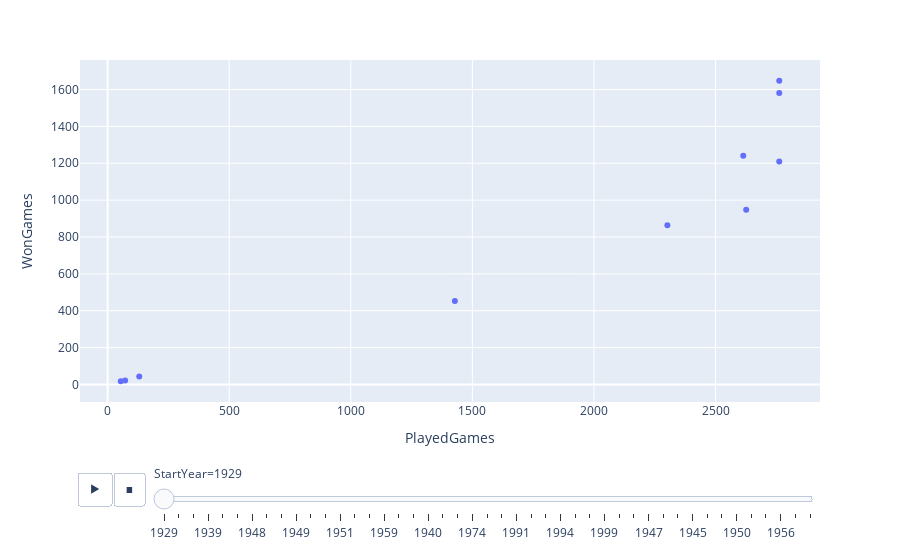

Notebook cell for this chart:
### Code cell
px.scatter(x= 'PlayedGames',y = 'WonGames',animation_frame="StartYear",data_frame = df2,hover_name ="Team")

### Figure 1 — Plotly figure (JSON) as saved in the notebook; plotly's stock layout.template omitted (floating-point values rounded to 4 significant figures)
{"data": [{"hovertemplate": "<b>%{hovertext}</b><br><br>StartYear=1929<br>PlayedGames=%{x}<br>WonGames=%{y}<extra></extra>", "hovertext": ["Team 1", "Team 2", "Team 3", "Team 5", "Team 7", "Team 8", "Team 14", "Team 45", "Team 52", "Team 54"], "legendgroup": "", "marker": {"color": "#636efa", "symbol": "circle"}, "mode": "markers", "name": "", "orientation": "v", "showlegend": false, "type": "scatter", "x": [2762, 2762, 2614, 2762, 2626, 2302, 1428, 130, 72, 54], "xaxis": "x", "y": [1647, 1581, 1241, 1209, 948, 864, 453, 43, 21, 18], "yaxis": "y"}], "layout": {"legend": {"tracegroupgap": 0}, "margin": {"t": 60}, "sliders": [{"active": 0, "currentvalue": {"prefix": "StartYear="}, "len": 0.9, "pad": {"b": 10, "t": 60}, "steps": [{"args": [["1929"], {"frame": {"duration": 0, "redraw": false}, "fromcurrent": true, "mode": "immediate", "transition": {"duration": 0, "easing": "linear"}}], "label": "1929", "method": "animate"}, {"args": [["1931"], {"frame": {"duration": 0, "redraw": false}, "fromcurrent": true, "mode": "immediate", "transition": {"duration": 0, "easing": "linear"}}], "label": "1931", "method": "animate"}, {"args": [["1934"], {"frame": {"duration": 0, "redraw": false}, "fromcurrent": true, "mode": "immediate", "transition": {"duration": 0, "easing": "linear"}}], "label": "1934", "method": "animate"}, {"args": [["1939"], {"frame": {"duration": 0, "redraw": false}, "fromcurrent": true, "mode": "immediate", "transition": {"duration": 0, "easing": "linear"}}], "label": "1939", "method": "animate"}, {"args": [["1932"], {"frame": {"duration": 0, "redraw": false}, "fromcurrent": true, "mode": "immediate", "transition": {"duration": 0, "easing": "linear"}}], "label": "1932", "method": "animate"}, {"args": [["1941"], {"frame": {"duration": 0, "redraw": false}, "fromcurrent": true, "mode": "immediate", "transition": {"duration": 0, "easing": "linear"}}], "label": "1941", "method": "animate"}, {"args": [["1948"], {"frame": {"duration": 0, "redraw": false}, "fromcurrent": true, "mode": "immediate", "transition": {"duration": 0, "easing": "linear"}}], "label": "1948", "method": "animate"}, {"args": [["1944"], {"frame": {"duration": 0, "redraw": false}, "fromcurrent": true, "mode": "immediate", "transition": {"duration": 0, "easing": "linear"}}], "label": "1944", "method": "animate"}, {"args": [["1935"], {"frame": {"duration": 0, "redraw": false}, "fromcurrent": true, "mode": "immediate", "transition": {"duration": 0, "easing": "linear"}}], "label": "1935", "method": "animate"}, {"args": [["1949"], {"frame": {"duration": 0, "redraw": false}, "fromcurrent": true, "mode": "immediate", "transition": {"duration": 0, "easing": "linear"}}], "label": "1949", "method": "animate"}, {"args": [["1933"], {"frame": {"duration": 0, "redraw": false}, "fromcurrent": true, "mode": "immediate", "transition": {"duration": 0, "easing": "linear"}}], "label": "1933", "method": "animate"}, {"args": [["1960"], {"frame": {"duration": 0, "redraw": false}, "fromcurrent": true, "mode": "immediate", "transition": {"duration": 0, "easing": "linear"}}], "label": "1960", "method": "animate"}, {"args": [["1951"], {"frame": {"duration": 0, "redraw": false}, "fromcurrent": true, "mode": "immediate", "transition": {"duration": 0, "easing": "linear"}}], "label": "1951", "method": "animate"}, {"args": [["1998"], {"frame": {"duration": 0, "redraw": false}, "fromcurrent": true, "mode": "immediate", "transition": {"duration": 0, "easing": "linear"}}], "label": "1998", "method": "animate"}, {"args": [["1977"], {"frame": {"duration": 0, "redraw": false}, "fromcurrent": true, "mode": "immediate", "transition": {"duration": 0, "easing": "linear"}}], "label": "1977", "method": "animate"}, {"args": [["1959"], {"frame": {"duration": 0, "redraw": false}, "fromcurrent": true, "mode": "immediate", "transition": {"duration": 0, "easing": "linear"}}], "label": "1959", "method": "animate"}, {"args": [["2004"], {"frame": {"duration": 0, "redraw": false}, "fromcurrent": true, "mode": "immediate", "transition": {"duration": 0, "easing": "linear"}}], "label": "2004", "method": "animate"}, {"args": [["1961"], {"frame": {"duration": 0, "redraw": false}, "fromcurrent": true, "mode": "immediate", "transition": {"duration": 0, "easing": "linear"}}], "label": "1961", "method": "animate"}, {"args": [["1940"], {"frame": {"duration": 0, "redraw": false}, "fromcurrent": true, "mode": "immediate", "transition": {"duration": 0, "easing": "linear"}}], "label": "1940", "method": "animate"}, {"args": [["1930"], {"frame": {"duration": 0, "redraw": false}, "fromcurrent": true, "mode": "immediate", "transition": {"duration": 0, "easing": "linear"}}], "label": "1930", "method": "animate"}, {"args": [["1963"], {"frame": {"duration": 0, "redraw": false}, "fromcurrent": true, "mode": "immediate", "transition": {"duration": 0, "easing": "linear"}}], "label": "1963", "method": "animate"}, {"args": [["1974"], {"frame": {"duration": 0, "redraw": false}, "fromcurrent": true, "mode": "immediate", "transition": {"duration": 0, "easing": "linear"}}], "label": "1974", "method": "animate"}, {"args": [["1943"], {"frame": {"duration": 0, "redraw": false}, "fromcurrent": true, "mode": "immediate", "transition": {"duration": 0, "easing": "linear"}}], "label": "1943", "method": "animate"}, {"args": [["1987"], {"frame": {"duration": 0, "redraw": false}, "fromcurrent": true, "mode": "immediate", "transition": {"duration": 0, "easing": "linear"}}], "label": "1987", "method": "animate"}, {"args": [["1991"], {"frame": {"duration": 0, "redraw": false}, "fromcurrent": true, "mode": "immediate", "transition": {"duration": 0, "easing": "linear"}}], "label": "1991", "method": "animate"}, {"args": [["2007"], {"frame": {"duration": 0, "redraw": false}, "fromcurrent": true, "mode": "immediate", "transition": {"duration": 0, "easing": "linear"}}], "label": "2007", "method": "animate"}, {"args": [["1962"], {"frame": {"duration": 0, "redraw": false}, "fromcurrent": true, "mode": "immediate", "transition": {"duration": 0, "easing": "linear"}}], "label": "1962", "method": "animate"}, {"args": [["1994"], {"frame": {"duration": 0, "redraw": false}, "fromcurrent": true, "mode": "immediate", "transition": {"duration": 0, "easing": "linear"}}], "label": "1994", "method": "animate"}, {"args": [["1978"], {"frame": {"duration": 0, "redraw": false}, "fromcurrent": true, "mode": "immediate", "transition": {"duration": 0, "easing": "linear"}}], "label": "1978", "method": "animate"}, {"args": [["1971"], {"frame": {"duration": 0, "redraw": false}, "fromcurrent": true, "mode": "immediate", "transition": {"duration": 0, "easing": "linear"}}], "label": "1971", "method": "animate"}, {"args": [["1999"], {"frame": {"duration": 0, "redraw": false}, "fromcurrent": true, "mode": "immediate", "transition": {"duration": 0, "easing": "linear"}}], "label": "1999", "method": "animate"}, {"args": [["2014"], {"frame": {"duration": 0, "redraw": false}, "fromcurrent": true, "mode": "immediate", "transition": {"duration": 0, "easing": "linear"}}], "label": "2014", "method": "animate"}, {"args": [["1990"], {"frame": {"duration": 0, "redraw": false}, "fromcurrent": true, "mode": "immediate", "transition": {"duration": 0, "easing": "linear"}}], "label": "1990", "method": "animate"}, {"args": [["1947"], {"frame": {"duration": 0, "redraw": false}, "fromcurrent": true, "mode": "immediate", "transition": {"duration": 0, "easing": "linear"}}], "label": "1947", "method": "animate"}, {"args": [["1996"], {"frame": {"duration": 0, "redraw": false}, "fromcurrent": true, "mode": "immediate", "transition": {"duration": 0, "easing": "linear"}}], "label": "1996", "method": "animate"}, {"args": [["1995"], {"frame": {"duration": 0, "redraw": false}, "fromcurrent": true, "mode": "immediate", "transition": {"duration": 0, "easing": "linear"}}], "label": "1995", "method": "animate"}, {"args": [["1945"], {"frame": {"duration": 0, "redraw": false}, "fromcurrent": true, "mode": "immediate", "transition": {"duration": 0, "easing": "linear"}}], "label": "1945", "method": "animate"}, {"args": [["1953"], {"frame": {"duration": 0, "redraw": false}, "fromcurrent": true, "mode": "immediate", "transition": {"duration": 0, "easing": "linear"}}], "label": "1953", "method": "animate"}, {"args": [["1979"], {"frame": {"duration": 0, "redraw": false}, "fromcurrent": true, "mode": "immediate", "transition": {"duration": 0, "easing": "linear"}}], "label": "1979", "method": "animate"}, {"args": [["1950"], {"frame": {"duration": 0, "redraw": false}, "fromcurrent": true, "mode": "immediate", "transition": {"duration": 0, "easing": "linear"}}], "label": "1950", "method": "animate"}, {"args": [["2016"], {"frame": {"duration": 0, "redraw": false}, "fromcurrent": true, "mode": "immediate", "transition": {"duration": 0, "easing": "linear"}}], "label": "2016", "method": "animate"}, {"args": [["2009"], {"frame": {"duration": 0, "redraw": false}, "fromcurrent": true, "mode": "immediate", "transition": {"duration": 0, "easing": "linear"}}], "label": "2009", "method": "animate"}, {"args": [["1956"], {"frame": {"duration": 0, "redraw": false}, "fromcurrent": true, "mode": "immediate", "transition": {"duration": 0, "easing": "linear"}}], "label": "1956", "method": "animate"}, {"args": [["1955"], {"frame": {"duration": 0, "redraw": false}, "fromcurrent": true, "mode": "immediate", "transition": {"duration": 0, "easing": "linear"}}], "label": "1955", "method": "animate"}, {"args": [["2017"], {"frame": {"duration": 0, "redraw": false}, "fromcurrent": true, "mode": "immediate", "transition": {"duration": 0, "easing": "linear"}}], "label": "2017", "method": "animate"}], "x": 0.1, "xanchor": "left", "y": 0, "yanchor": "top"}], "updatemenus": [{"buttons": [{"args": [null, {"frame": {"duration": 500, "redraw": false}, "fromcurrent": true, "mode": "immediate", "transition": {"duration": 500, "easing": "linear"}}], "label": "&#9654;", "method": "animate"}, {"args": [[null], {"frame": {"duration": 0, "redraw": false}, "fromcurrent": true, "mode": "immediate", "transition": {"duration": 0, "easing": "linear"}}], "label": "&#9724;", "method": "animate"}], "direction": "left", "pad": {"r": 10, "t": 70}, "showactive": false, "type": "buttons", "x": 0.1, "xanchor": "right", "y": 0, "yanchor": "top"}], "xaxis": {"anchor": "y", "domain": [0, 1], "title": {"text": "PlayedGames"}}, "yaxis": {"anchor": "x", "domain": [0, 1], "title": {"text": "WonGames"}}}}
